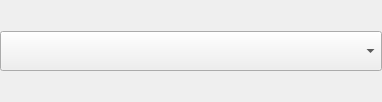
<?xml version="1.0" encoding="UTF-8"?>
<ui version="4.0">
 <class>tlinsWAstroCatalog</class>
 <widget class="QWidget" name="tlinsWAstroCatalog">
  <property name="geometry">
   <rect>
    <x>0</x>
    <y>0</y>
    <width>382</width>
    <height>102</height>
   </rect>
  </property>
  <property name="sizePolicy">
   <sizepolicy hsizetype="Expanding" vsizetype="Preferred">
    <horstretch>0</horstretch>
    <verstretch>0</verstretch>
   </sizepolicy>
  </property>
  <property name="minimumSize">
   <size>
    <width>0</width>
    <height>30</height>
   </size>
  </property>
  <property name="maximumSize">
   <size>
    <width>16777215</width>
    <height>16777215</height>
   </size>
  </property>
  <property name="windowTitle">
   <string>Form</string>
  </property>
  <layout class="QGridLayout" name="gridLayout">
   <property name="leftMargin">
    <number>0</number>
   </property>
   <property name="topMargin">
    <number>0</number>
   </property>
   <property name="rightMargin">
    <number>0</number>
   </property>
   <property name="bottomMargin">
    <number>0</number>
   </property>
   <property name="spacing">
    <number>0</number>
   </property>
   <item row="0" column="0">
    <widget class="QComboBox" name="astroCatalog">
     <property name="sizePolicy">
      <sizepolicy hsizetype="Expanding" vsizetype="Minimum">
       <horstretch>0</horstretch>
       <verstretch>0</verstretch>
      </sizepolicy>
     </property>
     <property name="minimumSize">
      <size>
       <width>0</width>
       <height>40</height>
      </size>
     </property>
     <property name="maximumSize">
      <size>
       <width>16777215</width>
       <height>40</height>
      </size>
     </property>
     <property name="font">
      <font>
       <weight>50</weight>
       <bold>false</bold>
      </font>
     </property>
    </widget>
   </item>
  </layout>
 </widget>
 <resources/>
 <connections/>
</ui>
